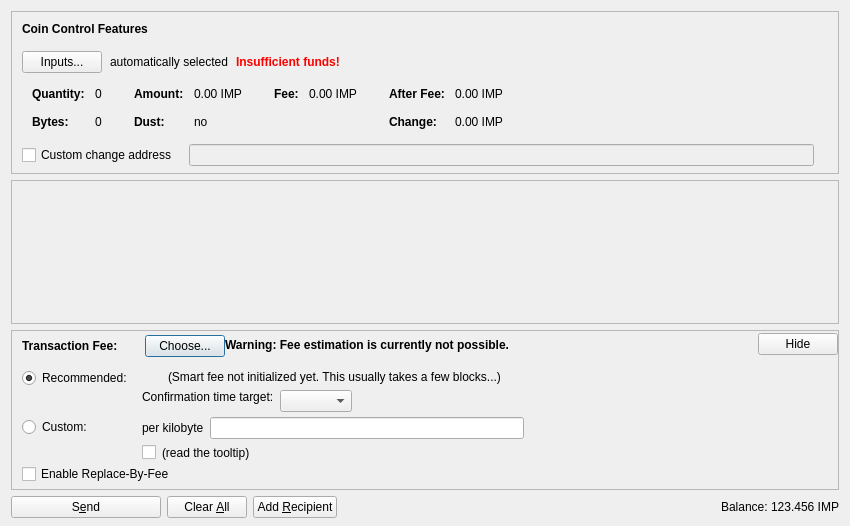
<?xml version="1.0" encoding="UTF-8"?>
<ui version="4.0">
 <class>SendCoinsDialog</class>
 <widget class="QDialog" name="SendCoinsDialog">
  <property name="geometry">
   <rect>
    <x>0</x>
    <y>0</y>
    <width>850</width>
    <height>526</height>
   </rect>
  </property>
  <property name="windowTitle">
   <string>Send Coins</string>
  </property>
  <layout class="QVBoxLayout" name="verticalLayout" stretch="0,1,0,0">
   <property name="bottomMargin">
    <number>8</number>
   </property>
   <item>
    <widget class="QFrame" name="frameCoinControl">
     <property name="sizePolicy">
      <sizepolicy hsizetype="Expanding" vsizetype="Expanding">
       <horstretch>0</horstretch>
       <verstretch>0</verstretch>
      </sizepolicy>
     </property>
     <property name="maximumSize">
      <size>
       <width>16777215</width>
       <height>16777215</height>
      </size>
     </property>
     <property name="frameShape">
      <enum>QFrame::StyledPanel</enum>
     </property>
     <property name="frameShadow">
      <enum>QFrame::Sunken</enum>
     </property>
     <layout class="QVBoxLayout" name="verticalLayoutCoinControl2">
      <property name="spacing">
       <number>0</number>
      </property>
      <property name="leftMargin">
       <number>0</number>
      </property>
      <property name="topMargin">
       <number>0</number>
      </property>
      <property name="rightMargin">
       <number>0</number>
      </property>
      <property name="bottomMargin">
       <number>6</number>
      </property>
      <item>
       <layout class="QVBoxLayout" name="verticalLayoutCoinControl" stretch="0,0,0,0,1">
        <property name="spacing">
         <number>0</number>
        </property>
        <property name="leftMargin">
         <number>10</number>
        </property>
        <property name="topMargin">
         <number>10</number>
        </property>
        <item>
         <layout class="QHBoxLayout" name="horizontalLayoutCoinControl1">
          <property name="bottomMargin">
           <number>15</number>
          </property>
          <item>
           <widget class="QLabel" name="labelCoinControlFeatures">
            <property name="sizePolicy">
             <sizepolicy hsizetype="Preferred" vsizetype="Maximum">
              <horstretch>0</horstretch>
              <verstretch>0</verstretch>
             </sizepolicy>
            </property>
            <property name="font">
             <font>
              <weight>75</weight>
              <bold>true</bold>
             </font>
            </property>
            <property name="styleSheet">
             <string notr="true">font-weight:bold;</string>
            </property>
            <property name="text">
             <string>Coin Control Features</string>
            </property>
           </widget>
          </item>
         </layout>
        </item>
        <item>
         <layout class="QHBoxLayout" name="horizontalLayoutCoinControl2" stretch="0,0,0,0">
          <property name="spacing">
           <number>8</number>
          </property>
          <property name="bottomMargin">
           <number>10</number>
          </property>
          <item>
           <widget class="QPushButton" name="pushButtonCoinControl">
            <property name="styleSheet">
             <string notr="true"/>
            </property>
            <property name="text">
             <string>Inputs...</string>
            </property>
            <property name="autoDefault">
             <bool>false</bool>
            </property>
           </widget>
          </item>
          <item>
           <widget class="QLabel" name="labelCoinControlAutomaticallySelected">
            <property name="text">
             <string>automatically selected</string>
            </property>
            <property name="margin">
             <number>5</number>
            </property>
           </widget>
          </item>
          <item>
           <widget class="QLabel" name="labelCoinControlInsuffFunds">
            <property name="font">
             <font>
              <weight>75</weight>
              <bold>true</bold>
             </font>
            </property>
            <property name="styleSheet">
             <string notr="true">color:red;font-weight:bold;</string>
            </property>
            <property name="text">
             <string>Insufficient funds!</string>
            </property>
            <property name="margin">
             <number>5</number>
            </property>
           </widget>
          </item>
          <item>
           <spacer name="horizontalSpacerCoinControl">
            <property name="orientation">
             <enum>Qt::Horizontal</enum>
            </property>
            <property name="sizeHint" stdset="0">
             <size>
              <width>40</width>
              <height>1</height>
             </size>
            </property>
           </spacer>
          </item>
         </layout>
        </item>
        <item>
         <widget class="QWidget" name="widgetCoinControl" native="true">
          <property name="sizePolicy">
           <sizepolicy hsizetype="Preferred" vsizetype="Preferred">
            <horstretch>0</horstretch>
            <verstretch>0</verstretch>
           </sizepolicy>
          </property>
          <property name="minimumSize">
           <size>
            <width>0</width>
            <height>0</height>
           </size>
          </property>
          <property name="styleSheet">
           <string notr="true"/>
          </property>
          <layout class="QHBoxLayout" name="horizontalLayoutCoinControl5">
           <property name="leftMargin">
            <number>0</number>
           </property>
           <property name="topMargin">
            <number>0</number>
           </property>
           <property name="rightMargin">
            <number>0</number>
           </property>
           <property name="bottomMargin">
            <number>0</number>
           </property>
           <item>
            <layout class="QHBoxLayout" name="horizontalLayoutCoinControl3" stretch="0,0,0,1">
             <property name="spacing">
              <number>20</number>
             </property>
             <property name="topMargin">
              <number>0</number>
             </property>
             <property name="bottomMargin">
              <number>10</number>
             </property>
             <item>
              <layout class="QFormLayout" name="formLayoutCoinControl1">
               <property name="horizontalSpacing">
                <number>10</number>
               </property>
               <property name="verticalSpacing">
                <number>14</number>
               </property>
               <property name="leftMargin">
                <number>10</number>
               </property>
               <property name="topMargin">
                <number>4</number>
               </property>
               <property name="rightMargin">
                <number>6</number>
               </property>
               <item row="0" column="0">
                <widget class="QLabel" name="labelCoinControlQuantityText">
                 <property name="font">
                  <font>
                   <weight>75</weight>
                   <bold>true</bold>
                  </font>
                 </property>
                 <property name="text">
                  <string>Quantity:</string>
                 </property>
                 <property name="margin">
                  <number>0</number>
                 </property>
                </widget>
               </item>
               <item row="0" column="1">
                <widget class="QLabel" name="labelCoinControlQuantity">
                 <property name="cursor">
                  <cursorShape>IBeamCursor</cursorShape>
                 </property>
                 <property name="contextMenuPolicy">
                  <enum>Qt::ActionsContextMenu</enum>
                 </property>
                 <property name="text">
                  <string notr="true">0</string>
                 </property>
                 <property name="margin">
                  <number>0</number>
                 </property>
                 <property name="textInteractionFlags">
                  <set>Qt::LinksAccessibleByMouse|Qt::TextSelectableByKeyboard|Qt::TextSelectableByMouse</set>
                 </property>
                </widget>
               </item>
               <item row="1" column="0">
                <widget class="QLabel" name="labelCoinControlBytesText">
                 <property name="font">
                  <font>
                   <weight>75</weight>
                   <bold>true</bold>
                  </font>
                 </property>
                 <property name="text">
                  <string>Bytes:</string>
                 </property>
                </widget>
               </item>
               <item row="1" column="1">
                <widget class="QLabel" name="labelCoinControlBytes">
                 <property name="cursor">
                  <cursorShape>IBeamCursor</cursorShape>
                 </property>
                 <property name="contextMenuPolicy">
                  <enum>Qt::ActionsContextMenu</enum>
                 </property>
                 <property name="text">
                  <string notr="true">0</string>
                 </property>
                 <property name="textInteractionFlags">
                  <set>Qt::LinksAccessibleByMouse|Qt::TextSelectableByKeyboard|Qt::TextSelectableByMouse</set>
                 </property>
                </widget>
               </item>
              </layout>
             </item>
             <item>
              <layout class="QFormLayout" name="formLayoutCoinControl2">
               <property name="horizontalSpacing">
                <number>10</number>
               </property>
               <property name="verticalSpacing">
                <number>14</number>
               </property>
               <property name="leftMargin">
                <number>6</number>
               </property>
               <property name="topMargin">
                <number>4</number>
               </property>
               <property name="rightMargin">
                <number>6</number>
               </property>
               <item row="0" column="0">
                <widget class="QLabel" name="labelCoinControlAmountText">
                 <property name="font">
                  <font>
                   <weight>75</weight>
                   <bold>true</bold>
                  </font>
                 </property>
                 <property name="text">
                  <string>Amount:</string>
                 </property>
                 <property name="margin">
                  <number>0</number>
                 </property>
                </widget>
               </item>
               <item row="0" column="1">
                <widget class="QLabel" name="labelCoinControlAmount">
                 <property name="cursor">
                  <cursorShape>IBeamCursor</cursorShape>
                 </property>
                 <property name="contextMenuPolicy">
                  <enum>Qt::ActionsContextMenu</enum>
                 </property>
                 <property name="text">
                  <string notr="true">0.00 IMP</string>
                 </property>
                 <property name="textInteractionFlags">
                  <set>Qt::LinksAccessibleByMouse|Qt::TextSelectableByKeyboard|Qt::TextSelectableByMouse</set>
                 </property>
                </widget>
               </item>
               <item row="1" column="0">
                <widget class="QLabel" name="labelCoinControlLowOutputText">
                 <property name="font">
                  <font>
                   <weight>75</weight>
                   <bold>true</bold>
                  </font>
                 </property>
                 <property name="text">
                  <string>Dust:</string>
                 </property>
                </widget>
               </item>
               <item row="1" column="1">
                <widget class="QLabel" name="labelCoinControlLowOutput">
                 <property name="cursor">
                  <cursorShape>IBeamCursor</cursorShape>
                 </property>
                 <property name="contextMenuPolicy">
                  <enum>Qt::ActionsContextMenu</enum>
                 </property>
                 <property name="text">
                  <string notr="true">no</string>
                 </property>
                 <property name="textInteractionFlags">
                  <set>Qt::LinksAccessibleByMouse|Qt::TextSelectableByKeyboard|Qt::TextSelectableByMouse</set>
                 </property>
                </widget>
               </item>
              </layout>
             </item>
             <item>
              <layout class="QFormLayout" name="formLayoutCoinControl3">
               <property name="horizontalSpacing">
                <number>10</number>
               </property>
               <property name="verticalSpacing">
                <number>14</number>
               </property>
               <property name="leftMargin">
                <number>6</number>
               </property>
               <property name="topMargin">
                <number>4</number>
               </property>
               <property name="rightMargin">
                <number>6</number>
               </property>
               <item row="0" column="0">
                <widget class="QLabel" name="labelCoinControlFeeText">
                 <property name="font">
                  <font>
                   <weight>75</weight>
                   <bold>true</bold>
                  </font>
                 </property>
                 <property name="text">
                  <string>Fee:</string>
                 </property>
                 <property name="margin">
                  <number>0</number>
                 </property>
                </widget>
               </item>
               <item row="0" column="1">
                <widget class="QLabel" name="labelCoinControlFee">
                 <property name="cursor">
                  <cursorShape>IBeamCursor</cursorShape>
                 </property>
                 <property name="contextMenuPolicy">
                  <enum>Qt::ActionsContextMenu</enum>
                 </property>
                 <property name="text">
                  <string notr="true">0.00 IMP</string>
                 </property>
                 <property name="textInteractionFlags">
                  <set>Qt::LinksAccessibleByMouse|Qt::TextSelectableByKeyboard|Qt::TextSelectableByMouse</set>
                 </property>
                </widget>
               </item>
              </layout>
             </item>
             <item>
              <layout class="QFormLayout" name="formLayoutCoinControl4">
               <property name="horizontalSpacing">
                <number>10</number>
               </property>
               <property name="verticalSpacing">
                <number>14</number>
               </property>
               <property name="leftMargin">
                <number>6</number>
               </property>
               <property name="topMargin">
                <number>4</number>
               </property>
               <property name="rightMargin">
                <number>6</number>
               </property>
               <item row="0" column="0">
                <widget class="QLabel" name="labelCoinControlAfterFeeText">
                 <property name="font">
                  <font>
                   <weight>75</weight>
                   <bold>true</bold>
                  </font>
                 </property>
                 <property name="text">
                  <string>After Fee:</string>
                 </property>
                 <property name="margin">
                  <number>0</number>
                 </property>
                </widget>
               </item>
               <item row="0" column="1">
                <widget class="QLabel" name="labelCoinControlAfterFee">
                 <property name="cursor">
                  <cursorShape>IBeamCursor</cursorShape>
                 </property>
                 <property name="contextMenuPolicy">
                  <enum>Qt::ActionsContextMenu</enum>
                 </property>
                 <property name="text">
                  <string notr="true">0.00 IMP</string>
                 </property>
                 <property name="textInteractionFlags">
                  <set>Qt::LinksAccessibleByMouse|Qt::TextSelectableByKeyboard|Qt::TextSelectableByMouse</set>
                 </property>
                </widget>
               </item>
               <item row="1" column="0">
                <widget class="QLabel" name="labelCoinControlChangeText">
                 <property name="font">
                  <font>
                   <weight>75</weight>
                   <bold>true</bold>
                  </font>
                 </property>
                 <property name="text">
                  <string>Change:</string>
                 </property>
                </widget>
               </item>
               <item row="1" column="1">
                <widget class="QLabel" name="labelCoinControlChange">
                 <property name="cursor">
                  <cursorShape>IBeamCursor</cursorShape>
                 </property>
                 <property name="contextMenuPolicy">
                  <enum>Qt::ActionsContextMenu</enum>
                 </property>
                 <property name="text">
                  <string notr="true">0.00 IMP</string>
                 </property>
                 <property name="textInteractionFlags">
                  <set>Qt::LinksAccessibleByMouse|Qt::TextSelectableByKeyboard|Qt::TextSelectableByMouse</set>
                 </property>
                </widget>
               </item>
              </layout>
             </item>
            </layout>
           </item>
          </layout>
         </widget>
        </item>
        <item>
         <layout class="QHBoxLayout" name="horizontalLayoutCoinControl4" stretch="0,0,0">
          <property name="spacing">
           <number>12</number>
          </property>
          <property name="sizeConstraint">
           <enum>QLayout::SetDefaultConstraint</enum>
          </property>
          <property name="topMargin">
           <number>5</number>
          </property>
          <property name="rightMargin">
           <number>5</number>
          </property>
          <item>
           <widget class="QCheckBox" name="checkBoxCoinControlChange">
            <property name="toolTip">
             <string>If this is activated, but the change address is empty or invalid, change will be sent to a newly generated address.</string>
            </property>
            <property name="text">
             <string>Custom change address</string>
            </property>
           </widget>
          </item>
          <item>
           <widget class="QValidatedLineEdit" name="lineEditCoinControlChange">
            <property name="enabled">
             <bool>false</bool>
            </property>
            <property name="sizePolicy">
             <sizepolicy hsizetype="Expanding" vsizetype="Fixed">
              <horstretch>0</horstretch>
              <verstretch>0</verstretch>
             </sizepolicy>
            </property>
           </widget>
          </item>
          <item>
           <widget class="QLabel" name="labelCoinControlChangeLabel">
            <property name="sizePolicy">
             <sizepolicy hsizetype="Preferred" vsizetype="Expanding">
              <horstretch>0</horstretch>
              <verstretch>0</verstretch>
             </sizepolicy>
            </property>
            <property name="minimumSize">
             <size>
              <width>0</width>
              <height>0</height>
             </size>
            </property>
            <property name="text">
             <string/>
            </property>
            <property name="margin">
             <number>3</number>
            </property>
           </widget>
          </item>
         </layout>
        </item>
        <item>
         <spacer name="verticalSpacerCoinControl">
          <property name="orientation">
           <enum>Qt::Vertical</enum>
          </property>
          <property name="sizeHint" stdset="0">
           <size>
            <width>800</width>
            <height>1</height>
           </size>
          </property>
         </spacer>
        </item>
       </layout>
      </item>
     </layout>
    </widget>
   </item>
   <item>
    <widget class="QScrollArea" name="scrollArea">
     <property name="widgetResizable">
      <bool>true</bool>
     </property>
     <widget class="QWidget" name="scrollAreaWidgetContents">
      <property name="geometry">
       <rect>
        <x>0</x>
        <y>0</y>
        <width>830</width>
        <height>104</height>
       </rect>
      </property>
      <layout class="QVBoxLayout" name="verticalLayout_2" stretch="0,1">
       <property name="leftMargin">
        <number>0</number>
       </property>
       <property name="topMargin">
        <number>0</number>
       </property>
       <property name="rightMargin">
        <number>0</number>
       </property>
       <property name="bottomMargin">
        <number>0</number>
       </property>
       <item>
        <layout class="QVBoxLayout" name="entries">
         <property name="spacing">
          <number>6</number>
         </property>
        </layout>
       </item>
       <item>
        <spacer name="verticalSpacer">
         <property name="orientation">
          <enum>Qt::Vertical</enum>
         </property>
         <property name="sizeHint" stdset="0">
          <size>
           <width>20</width>
           <height>40</height>
          </size>
         </property>
        </spacer>
       </item>
      </layout>
     </widget>
    </widget>
   </item>
   <item>
    <widget class="QFrame" name="frameFee">
     <property name="sizePolicy">
      <sizepolicy hsizetype="Expanding" vsizetype="Expanding">
       <horstretch>0</horstretch>
       <verstretch>0</verstretch>
      </sizepolicy>
     </property>
     <property name="maximumSize">
      <size>
       <width>16777215</width>
       <height>16777215</height>
      </size>
     </property>
     <property name="frameShape">
      <enum>QFrame::StyledPanel</enum>
     </property>
     <property name="frameShadow">
      <enum>QFrame::Sunken</enum>
     </property>
     <layout class="QVBoxLayout" name="verticalLayoutFee1">
      <property name="spacing">
       <number>0</number>
      </property>
      <property name="leftMargin">
       <number>0</number>
      </property>
      <property name="topMargin">
       <number>0</number>
      </property>
      <property name="rightMargin">
       <number>0</number>
      </property>
      <property name="bottomMargin">
       <number>0</number>
      </property>
      <item>
       <layout class="QVBoxLayout" name="verticalLayoutFee2" stretch="0,0,0">
        <property name="spacing">
         <number>0</number>
        </property>
        <property name="leftMargin">
         <number>10</number>
        </property>
        <property name="topMargin">
         <number>0</number>
        </property>
        <item>
         <layout class="QHBoxLayout" name="horizontalLayoutFee1">
          <property name="bottomMargin">
           <number>0</number>
          </property>
          <item>
           <layout class="QVBoxLayout" name="verticalLayoutFee7">
            <property name="spacing">
             <number>0</number>
            </property>
            <item>
             <spacer name="verticalSpacerSmartFee">
              <property name="orientation">
               <enum>Qt::Vertical</enum>
              </property>
              <property name="sizeType">
               <enum>QSizePolicy::Fixed</enum>
              </property>
              <property name="sizeHint" stdset="0">
               <size>
                <width>1</width>
                <height>4</height>
               </size>
              </property>
             </spacer>
            </item>
            <item>
             <layout class="QHBoxLayout" name="horizontalLayoutSmartFee">
              <property name="spacing">
               <number>10</number>
              </property>
              <item>
               <widget class="QLabel" name="labelFeeHeadline">
                <property name="sizePolicy">
                 <sizepolicy hsizetype="Preferred" vsizetype="Maximum">
                  <horstretch>0</horstretch>
                  <verstretch>0</verstretch>
                 </sizepolicy>
                </property>
                <property name="font">
                 <font>
                  <weight>75</weight>
                  <bold>true</bold>
                 </font>
                </property>
                <property name="styleSheet">
                 <string notr="true">font-weight:bold;</string>
                </property>
                <property name="text">
                 <string>Transaction Fee:</string>
                </property>
               </widget>
              </item>
              <item>
               <widget class="QLabel" name="labelFeeMinimized">
                <property name="text">
                 <string/>
                </property>
               </widget>
              </item>
              <item>
               <widget class="QPushButton" name="buttonChooseFee">
                <property name="text">
                 <string>Choose...</string>
                </property>
               </widget>
              </item>
             </layout>
            </item>
            <item>
             <spacer name="verticalSpacer_5">
              <property name="orientation">
               <enum>Qt::Vertical</enum>
              </property>
              <property name="sizeHint" stdset="0">
               <size>
                <width>1</width>
                <height>1</height>
               </size>
              </property>
             </spacer>
            </item>
           </layout>
          </item>
          <item>
           <widget class="QLabel" name="fallbackFeeWarningLabel">
            <property name="toolTip">
             <string>Using the fallbackfee can result in sending a transaction that will take several hours or days (or never) to confirm. Consider choosing your fee manually or wait until you have validated the complete chain.</string>
            </property>
            <property name="font">
            <font>
                <weight>75</weight>
                <bold>true</bold>
            </font>
            </property>
            <property name="text">
             <string>Warning: Fee estimation is currently not possible.</string>
            </property>
            <property name="wordWrap">
             <bool>false</bool>
            </property>
           </widget>
          </item>
          <item>
           <spacer name="horizontalSpacer_4">
            <property name="orientation">
             <enum>Qt::Horizontal</enum>
            </property>
            <property name="sizeType">
             <enum>QSizePolicy::MinimumExpanding</enum>
            </property>
            <property name="sizeHint" stdset="0">
             <size>
              <width>40</width>
              <height>20</height>
             </size>
            </property>
           </spacer>
          </item>
          <item>
           <widget class="QPushButton" name="buttonMinimizeFee">
            <property name="toolTip">
             <string>collapse fee-settings</string>
            </property>
            <property name="text">
             <string>Hide</string>
            </property>
           </widget>
          </item>
         </layout>
        </item>
        <item>
         <widget class="QFrame" name="frameFeeSelection">
          <layout class="QVBoxLayout" name="verticalLayoutFee12">
           <property name="spacing">
            <number>0</number>
           </property>
           <property name="leftMargin">
            <number>0</number>
           </property>
           <property name="topMargin">
            <number>0</number>
           </property>
           <property name="rightMargin">
            <number>0</number>
           </property>
           <property name="bottomMargin">
            <number>0</number>
           </property>
           <item>
            <layout class="QGridLayout" name="gridLayoutFee">
             <property name="topMargin">
              <number>10</number>
             </property>
             <property name="bottomMargin">
              <number>4</number>
             </property>
             <property name="horizontalSpacing">
              <number>10</number>
             </property>
             <property name="verticalSpacing">
              <number>4</number>
             </property>
             <item row="1" column="1">
              <layout class="QVBoxLayout" name="verticalLayoutFee8">
               <property name="spacing">
                <number>6</number>
               </property>
               <item>
                <layout class="QHBoxLayout" name="horizontalLayoutFee13">
                 <item>
                  <widget class="QLabel" name="labelCustomPerKilobyte">
                   <property name="toolTip">
                    <string>Specify a custom fee per kB (1,000 bytes) of the transaction's virtual size.

Note:  Since the fee is calculated on a per-byte basis, a fee of "100 votes per kB" for a transaction size of 500 bytes (half of 1 kB) would ultimately yield a fee of only 50 votes.</string>
                   </property>
                   <property name="text">
                    <string>per kilobyte</string>
                   </property>
                  </widget>
                 </item>
                 <item>
                  <widget class="ImperiumAmountField" name="customFee"/>
                 </item>
                 <item>
                  <spacer name="horizontalSpacer_6">
                   <property name="orientation">
                    <enum>Qt::Horizontal</enum>
                   </property>
                   <property name="sizeHint" stdset="0">
                    <size>
                     <width>1</width>
                     <height>1</height>
                    </size>
                   </property>
                  </spacer>
                 </item>
                </layout>
               </item>
               <item>
                <layout class="QHBoxLayout" name="horizontalLayoutFee8">
                 <item>
                  <widget class="QCheckBox" name="checkBoxMinimumFee">
                   <property name="toolTip">
                    <string>Paying only the minimum fee is just fine as long as there is less transaction volume than space in the blocks. But be aware that this can end up in a never confirming transaction once there is more demand for imperium transactions than the network can process.</string>
                   </property>
                   <property name="text">
                    <string/>
                   </property>
                  </widget>
                 </item>
                 <item>
                  <widget class="QLabel" name="labelMinFeeWarning">
                   <property name="enabled">
                    <bool>true</bool>
                   </property>
                   <property name="toolTip">
                    <string>Paying only the minimum fee is just fine as long as there is less transaction volume than space in the blocks. But be aware that this can end up in a never confirming transaction once there is more demand for imperium transactions than the network can process.</string>
                   </property>
                   <property name="text">
                    <string>(read the tooltip)</string>
                   </property>
                   <property name="margin">
                    <number>5</number>
                   </property>
                  </widget>
                 </item>
                 <item>
                  <spacer name="horizontalSpacer_2">
                   <property name="orientation">
                    <enum>Qt::Horizontal</enum>
                   </property>
                   <property name="sizeHint" stdset="0">
                    <size>
                     <width>1</width>
                     <height>1</height>
                    </size>
                   </property>
                  </spacer>
                 </item>
                </layout>
               </item>
              </layout>
             </item>
             <item row="0" column="0">
              <layout class="QVBoxLayout" name="verticalLayoutFee4" stretch="0,1">
               <item>
                <widget class="QRadioButton" name="radioSmartFee">
                 <property name="text">
                  <string>Recommended:</string>
                 </property>
                 <property name="checked">
                  <bool>true</bool>
                 </property>
                 <attribute name="buttonGroup">
                  <string notr="true">groupFee</string>
                 </attribute>
                </widget>
               </item>
               <item>
                <spacer name="verticalSpacer_2">
                 <property name="orientation">
                  <enum>Qt::Vertical</enum>
                 </property>
                 <property name="sizeHint" stdset="0">
                  <size>
                   <width>1</width>
                   <height>1</height>
                  </size>
                 </property>
                </spacer>
               </item>
              </layout>
             </item>
             <item row="1" column="0">
              <layout class="QVBoxLayout" name="verticalLayoutFee9" stretch="0,1">
               <item>
                <widget class="QRadioButton" name="radioCustomFee">
                 <property name="text">
                  <string>Custom:</string>
                 </property>
                 <attribute name="buttonGroup">
                  <string notr="true">groupFee</string>
                 </attribute>
                </widget>
               </item>
               <item>
                <spacer name="verticalSpacer_6">
                 <property name="orientation">
                  <enum>Qt::Vertical</enum>
                 </property>
                 <property name="sizeHint" stdset="0">
                  <size>
                   <width>1</width>
                   <height>1</height>
                  </size>
                 </property>
                </spacer>
               </item>
              </layout>
             </item>
             <item row="0" column="1">
              <layout class="QVBoxLayout" name="verticalLayoutFee3" stretch="0,0,1">
               <property name="spacing">
                <number>6</number>
               </property>
               <property name="topMargin">
                <number>2</number>
               </property>
               <item>
                <layout class="QHBoxLayout" name="horizontalLayoutFee12">
                 <item>
                  <widget class="QLabel" name="labelSmartFee">
                   <property name="text">
                    <string/>
                   </property>
                   <property name="margin">
                    <number>2</number>
                   </property>
                  </widget>
                 </item>
                 <item>
                  <widget class="QLabel" name="labelFeeEstimation">
                   <property name="text">
                    <string/>
                   </property>
                  </widget>
                 </item>
                 <item>
                  <widget class="QLabel" name="labelSmartFee2">
                   <property name="text">
                    <string>(Smart fee not initialized yet. This usually takes a few blocks...)</string>
                   </property>
                   <property name="margin">
                    <number>2</number>
                   </property>
                  </widget>
                 </item>
                 <item>
                  <spacer name="horizontalSpacer_5">
                   <property name="orientation">
                    <enum>Qt::Horizontal</enum>
                   </property>
                   <property name="sizeHint" stdset="0">
                    <size>
                     <width>1</width>
                     <height>1</height>
                    </size>
                   </property>
                  </spacer>
                 </item>
                </layout>
               </item>
               <item>
                <layout class="QHBoxLayout" name="horizontalLayoutFee9">
                 <item>
                  <layout class="QVBoxLayout" name="verticalLayoutFee6">
                   <item>
                    <widget class="QLabel" name="labelSmartFee3">
                     <property name="text">
                      <string>Confirmation time target:</string>
                     </property>
                     <property name="margin">
                      <number>2</number>
                     </property>
                    </widget>
                   </item>
                   <item>
                    <spacer name="verticalSpacer_3">
                     <property name="orientation">
                      <enum>Qt::Vertical</enum>
                     </property>
                     <property name="sizeHint" stdset="0">
                      <size>
                       <width>1</width>
                       <height>1</height>
                      </size>
                     </property>
                    </spacer>
                   </item>
                  </layout>
                 </item>
                 <item>
                  <layout class="QVBoxLayout" name="verticalLayoutFee5">
                   <property name="rightMargin">
                    <number>30</number>
                   </property>
                   <item>
                    <layout class="QHBoxLayout" name="horizontalLayoutConfTarget">
                     <property name="bottomMargin">
                      <number>0</number>
                     </property>
                     <item>
                      <widget class="QComboBox" name="confTargetSelector"/>
                     </item>
                     <item>
                      <spacer name="horizontalSpacerConfTarget">
                       <property name="orientation">
                        <enum>Qt::Horizontal</enum>
                       </property>
                       <property name="sizeHint" stdset="0">
                        <size>
                         <width>40</width>
                         <height>20</height>
                        </size>
                       </property>
                      </spacer>
                     </item>
                    </layout>
                   </item>
                  </layout>
                 </item>
                </layout>
               </item>
               <item>
                <spacer name="verticalSpacer_4">
                 <property name="orientation">
                  <enum>Qt::Vertical</enum>
                 </property>
                 <property name="sizeHint" stdset="0">
                  <size>
                   <width>1</width>
                   <height>1</height>
                  </size>
                 </property>
                </spacer>
               </item>
              </layout>
             </item>
            </layout>
           </item>
           <item>
            <widget class="QCheckBox" name="optInRBF">
             <property name="text">
              <string>Enable Replace-By-Fee</string>
             </property>
             <property name="toolTip">
              <string>With Replace-By-Fee (BIP-125) you can increase a transaction's fee after it is sent. Without this, a higher fee may be recommended to compensate for increased transaction delay risk.</string>
             </property>
            </widget>
           </item>
          </layout>
         </widget>
        </item>
        <item>
         <spacer name="verticalSpacerFee">
          <property name="orientation">
           <enum>Qt::Vertical</enum>
          </property>
          <property name="sizeHint" stdset="0">
           <size>
            <width>40</width>
            <height>5</height>
           </size>
          </property>
         </spacer>
        </item>
       </layout>
      </item>
     </layout>
    </widget>
   </item>
   <item>
    <layout class="QHBoxLayout" name="horizontalLayout">
     <item>
      <widget class="QPushButton" name="sendButton">
       <property name="minimumSize">
        <size>
         <width>150</width>
         <height>0</height>
        </size>
       </property>
       <property name="toolTip">
        <string>Confirm the send action</string>
       </property>
       <property name="text">
        <string>S&amp;end</string>
       </property>
       <property name="icon">
        <iconset resource="../imperium.qrc">
         <normaloff>:/icons/send</normaloff>:/icons/send</iconset>
       </property>
       <property name="autoDefault">
        <bool>false</bool>
       </property>
       <property name="default">
        <bool>false</bool>
       </property>
      </widget>
     </item>
     <item>
      <widget class="QPushButton" name="clearButton">
       <property name="sizePolicy">
        <sizepolicy hsizetype="Minimum" vsizetype="Fixed">
         <horstretch>0</horstretch>
         <verstretch>0</verstretch>
        </sizepolicy>
       </property>
       <property name="toolTip">
        <string>Clear all fields of the form.</string>
       </property>
       <property name="text">
        <string>Clear &amp;All</string>
       </property>
       <property name="icon">
        <iconset resource="../imperium.qrc">
         <normaloff>:/icons/remove</normaloff>:/icons/remove</iconset>
       </property>
       <property name="autoDefault">
        <bool>false</bool>
       </property>
      </widget>
     </item>
     <item>
      <widget class="QPushButton" name="addButton">
       <property name="toolTip">
        <string>Send to multiple recipients at once</string>
       </property>
       <property name="text">
        <string>Add &amp;Recipient</string>
       </property>
       <property name="icon">
        <iconset resource="../imperium.qrc">
         <normaloff>:/icons/add</normaloff>:/icons/add</iconset>
       </property>
       <property name="autoDefault">
        <bool>false</bool>
       </property>
      </widget>
     </item>
     <item>
      <spacer name="horizontalSpacer">
       <property name="orientation">
        <enum>Qt::Horizontal</enum>
       </property>
       <property name="sizeHint" stdset="0">
        <size>
         <width>40</width>
         <height>20</height>
        </size>
       </property>
      </spacer>
     </item>
     <item>
      <layout class="QHBoxLayout" name="horizontalLayout_2">
       <property name="spacing">
        <number>3</number>
       </property>
       <item>
        <widget class="QLabel" name="label">
         <property name="sizePolicy">
          <sizepolicy hsizetype="Preferred" vsizetype="Fixed">
           <horstretch>0</horstretch>
           <verstretch>0</verstretch>
          </sizepolicy>
         </property>
         <property name="text">
          <string>Balance:</string>
         </property>
        </widget>
       </item>
       <item>
        <widget class="QLabel" name="labelBalance">
         <property name="sizePolicy">
          <sizepolicy hsizetype="Preferred" vsizetype="Fixed">
           <horstretch>0</horstretch>
           <verstretch>0</verstretch>
          </sizepolicy>
         </property>
         <property name="cursor">
          <cursorShape>IBeamCursor</cursorShape>
         </property>
         <property name="text">
          <string notr="true">123.456 IMP</string>
         </property>
         <property name="textInteractionFlags">
          <set>Qt::LinksAccessibleByMouse|Qt::TextSelectableByKeyboard|Qt::TextSelectableByMouse</set>
         </property>
        </widget>
       </item>
      </layout>
     </item>
    </layout>
   </item>
  </layout>
 </widget>
 <customwidgets>
  <customwidget>
   <class>QValidatedLineEdit</class>
   <extends>QLineEdit</extends>
   <header>qt/qvalidatedlineedit.h</header>
  </customwidget>
  <customwidget>
   <class>ImperiumAmountField</class>
   <extends>QLineEdit</extends>
   <header>qt/imperiumamountfield.h</header>
   <container>1</container>
  </customwidget>
 </customwidgets>
 <resources>
  <include location="../imperium.qrc"/>
 </resources>
 <connections/>
 <buttongroups>
  <buttongroup name="groupFee"/>
 </buttongroups>
</ui>
